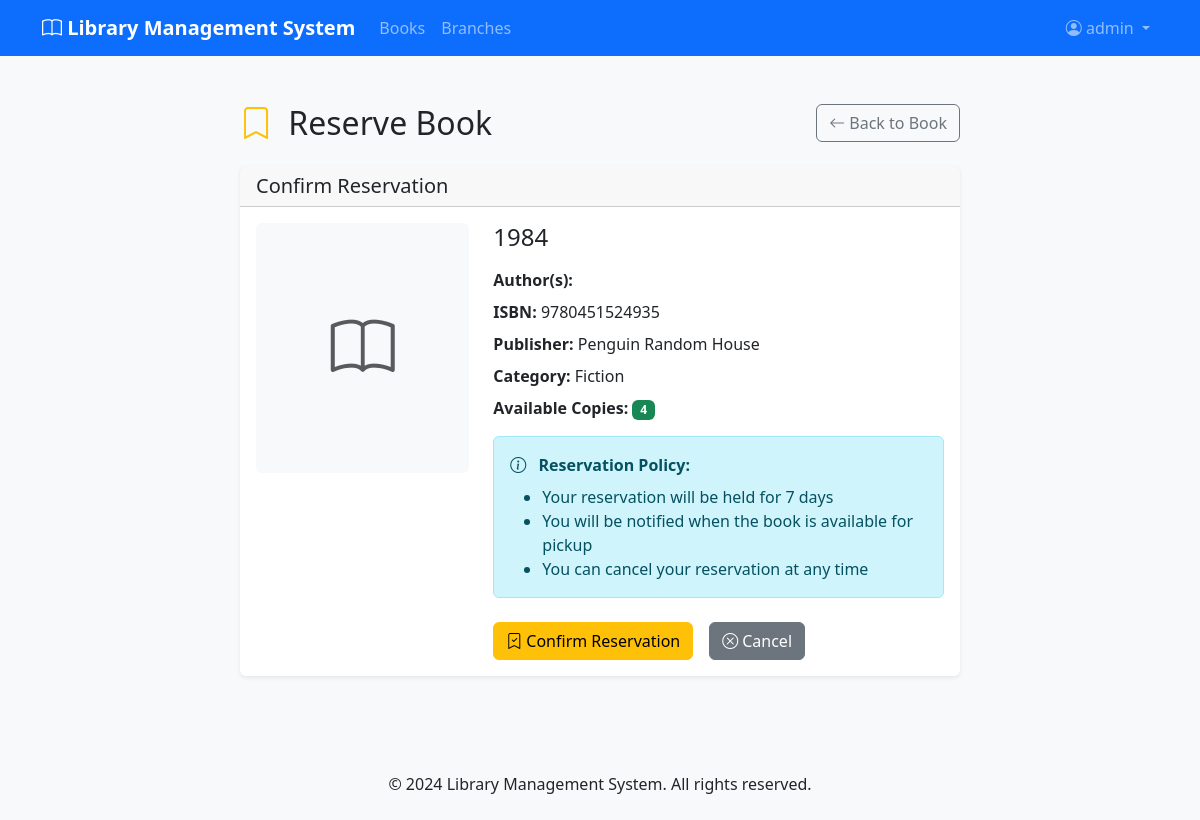
/books/2/reserve/ (signed in), run on the app's committed database.
### accounts/models.py (models this page shows, shortened)
class User(AbstractUser):
    USER_TYPE_CHOICES = [
        ('member', 'Library Member'),
        ('librarian', 'Librarian'),
        ('admin', 'Administrator'),
    ]
    user_type = models.CharField(max_length=20, choices=USER_TYPE_CHOICES, default='member')
    phone_number = models.CharField(max_length=15, blank=True)
    date_of_birth = models.DateField(blank=True, null=True)
    address = models.TextField(blank=True)
    emergency_contact_name = models.CharField(max_length=100, blank=True)
    emergency_contact_phone = models.CharField(max_length=15, blank=True)
    library_card_number = models.CharField(max_length=20, unique=True, blank=True, null=True)
    is_active_member = models.BooleanField(default=True)
    membership_date = models.DateTimeField(default=timezone.now)
    membership_expiry = models.DateTimeField(blank=True, null=True)
    profile_picture = models.ImageField(upload_to='profile_pictures/', blank=True, null=True)
    @property
    def is_librarian(self):
        return self.user_type in ['librarian', 'admin']

### books/models.py (models this page shows, shortened)
class Book(models.Model):
    LANGUAGE_CHOICES = [
        ('en', 'English'),
        ('dv', 'Dhivehi'),
        ('ar', 'Arabic'),
        ('hi', 'Hindi'),
        ('es', 'Spanish'),
        ('fr', 'French'),
        ('other', 'Other'),
    ]
    FORMAT_CHOICES = [
        ('hardcover', 'Hardcover'),
        ('paperback', 'Paperback'),
        ('ebook', 'E-book'),
        ('audiobook', 'Audiobook'),
    ]
    isbn_validator = RegexValidator(
        regex=r'^(?:ISBN(?:-1[03])?:? )?(?=[0-9X]{10}$|(?=(?:[0-9]+[- ]){3})[- 0-9X]{13}$|97[89][0-9]{10}$|(?=(?:[0-9]+[- ]){4})[- 0-9]{17}$)(?:97[89][- ]?)?[0-9]{1,5}[- ]?[0-9]+[- ]?[0-9]+[- ]?[0-9X]$',
        message='Enter a valid ISBN number.'
    )
    isbn = models.CharField(max_length=17, unique=True, validators=[isbn_validator])
    title = models.CharField(max_length=300)
    subtitle = models.CharField(max_length=300, blank=True)
    authors = models.ManyToManyField(Author, related_name='books')
    publisher = models.ForeignKey(Publisher, on_delete=models.SET_NULL, blank=True, null=True)
    publication_date = models.DateField()
    edition = models.CharField(max_length=50, blank=True)
    pages = models.PositiveIntegerField()
    language = models.CharField(max_length=10, choices=LANGUAGE_CHOICES, default='en')
    format = models.CharField(max_length=20, choices=FORMAT_CHOICES, default='paperback')
    category = models.ForeignKey(Category, on_delete=models.SET_NULL, blank=True, null=True)
    description = models.TextField(blank=True)
    cover_image = models.ImageField(upload_to='book_covers/', blank=True, null=True)
    price = models.DecimalField(max_digits=10, decimal_places=2, default=Decimal('0.00'))
    is_active = models.BooleanField(default=True)
    created_at = models.DateTimeField(auto_now_add=True)
    updated_at = models.DateTimeField(auto_now=True)
    class Meta:
        ordering = ['title']
    @property
    def available_copies_count(self):
        return self.book_copies.filter(status='available').count()

class Publisher(models.Model):
    name = models.CharField(max_length=200, unique=True)
    address = models.TextField(blank=True)
    website = models.URLField(blank=True)
    contact_email = models.EmailField(blank=True)
    established_year = models.PositiveIntegerField(blank=True, null=True)
    class Meta:
        ordering = ['name']

class Category(models.Model):
    name = models.CharField(max_length=100, unique=True)
    description = models.TextField(blank=True)
    parent_category = models.ForeignKey(
        'self',
        on_delete=models.SET_NULL,
        blank=True,
        null=True,
        related_name='subcategories'
    )
    class Meta:
        verbose_name_plural = 'Categories'
        ordering = ['name']

### books/views.py (the view, shortened to what this page needs)
# urls.py: path('<int:pk>/reserve/', views.BookReserveView.as_view(), name='reserve'),
class BookReserveView(LoginRequiredMixin, TemplateView):
    template_name = 'books/reserve.html'
    def get_context_data(self, **kwargs):
        context = super().get_context_data(**kwargs)
        context['book'] = get_object_or_404(Book, id=self.kwargs.get('pk'))
        return context

### templates/books/reserve.html (shortened to what this page needs)
{% extends 'base.html' %}
{% load static %}
{% block content %}
<div class="container py-4">
    <div class="row justify-content-center">
        <div class="col-md-8">
            <div class="d-flex justify-content-between align-items-center mb-4">
                <h1 class="h2 mb-0">
                    <i class="bi bi-bookmark text-warning me-2"></i>
                    Reserve Book
                </h1>
                <a href="{% url 'books:book_detail' book.id %}" class="btn btn-outline-secondary">
                    <i class="bi bi-arrow-left me-1"></i>Back to Book
                </a>
            </div>
            <div class="card">
                <div class="card-header">
                    <h5 class="mb-0">Confirm Reservation</h5>
                </div>
                <div class="card-body">
                    <div class="row">
                        <div class="col-md-4">
                            {% if book.cover_image %}
                                <img src="{{ book.cover_image.url }}" alt="{{ book.title }}" class="img-fluid rounded">
                            {% else %}
                                <div class="bg-light d-flex align-items-center justify-content-center rounded" style="height: 250px;">
                                    <i class="bi bi-book text-muted" style="font-size: 4rem;"></i>
                                </div>
                            {% endif %}
                        </div>
                        <div class="col-md-8">
                            <h4>{{ book.title }}</h4>
                            <div class="mt-3">
                                <p class="mb-2">
                                    <strong>Author(s):</strong> {{ book.author_names }}
                                </p>
                                <p class="mb-2">
                                    <strong>ISBN:</strong> {{ book.isbn }}
                                </p>
                                <p class="mb-2">
                                    <strong>Publisher:</strong> {{ book.publisher.name|default:"Unknown" }}
                                </p>
                                <p class="mb-2">
                                    <strong>Category:</strong> {{ book.category.name|default:"Uncategorized" }}
                                </p>
                                <p class="mb-3">
                                    <strong>Available Copies:</strong>
                                    <span class="badge bg-success">{{ book.available_copies_count }}</span>
                                </p>
                            </div>
                            <div class="alert alert-info">
                                <i class="bi bi-info-circle me-2"></i>
                                <strong>Reservation Policy:</strong>
                                <ul class="mb-0 mt-2">
                                    <li>Your reservation will be held for 7 days</li>
                                    <li>You will be notified when the book is available for pickup</li>
                                    <li>You can cancel your reservation at any time</li>
                                </ul>
                            </div>
                            <form method="post" class="mt-4">
                                <div class="d-grid gap-2 d-md-flex justify-content-md-start">
                                    <button type="submit" class="btn btn-warning me-md-2">
                                        <i class="bi bi-bookmark-check me-1"></i>Confirm Reservation
                                    </button>
                                    <a href="{% url 'books:book_detail' book.id %}" class="btn btn-secondary">
                                        <i class="bi bi-x-circle me-1"></i>Cancel
                                    </a>
                                </div>
                            </form>
                        </div>
                    </div>
                </div>
            </div>
        </div>
    </div>
</div>
{% endblock %}

### templates/base.html (shortened to what this page needs)
<!DOCTYPE html>
<html lang="en">
<head>
    <link href="https://cdn.jsdelivr.net/npm/bootstrap@5.3.0/dist/css/bootstrap.min.css" rel="stylesheet">
    <link href="https://cdn.jsdelivr.net/npm/bootstrap-icons@1.10.0/font/bootstrap-icons.css" rel="stylesheet">
    {% load static %}
    <link rel="stylesheet" href="{% static 'css/custom.css' %}">
</head>
<body>
    <nav class="navbar navbar-expand-lg navbar-dark bg-primary">
        <div class="container">
            <a class="navbar-brand" href="{% url 'home' %}">
                <i class="bi bi-book"></i> Library Management System
            </a>
            <div class="collapse navbar-collapse" id="navbarNav">
                <ul class="navbar-nav me-auto">
                    <li class="nav-item">
                        <a class="nav-link" href="{% url 'books:book_list' %}">Books</a>
                    </li>
                    <li class="nav-item">
                        <a class="nav-link" href="{% url 'library_branches:branch_list' %}">Branches</a>
                    </li>
                </ul>
                <ul class="navbar-nav">
                    {% if user.is_authenticated %}
                    <li class="nav-item dropdown">
                        <a class="nav-link dropdown-toggle" href="#" id="userDropdown" role="button" data-bs-toggle="dropdown">
                            <i class="bi bi-person-circle"></i> {{ user.username }}
                        </a>
                    </li>
                    {% endif %}
                </ul>
            </div>
        </div>
    </nav>
    <main class="container mt-4">
        {% block content %}{% endblock %}
    </main>
    <footer class="bg-light mt-5 py-4">
        <div class="container text-center">
            <p class="mb-0">&copy; 2024 Library Management System. All rights reserved.</p>
        </div>
    </footer>
</body>
</html>

### static/css/custom.css (style rules this page uses)
body { background-color: #f8f9fa; }
.card { border: none; box-shadow: 0 0.125rem 0.25rem rgba(0, 0, 0, 0.075); transition: box-shadow 0.15s ease-in-out; }
.navbar-brand { font-weight: bold; }
footer { margin-top: auto; }
.btn { border-radius: 6px; }

### data on the page
User: username "admin"
Book: title "1984", isbn "9780451524935", publisher.name "Penguin Random House", category.name "Fiction", available_copies_count "4"
